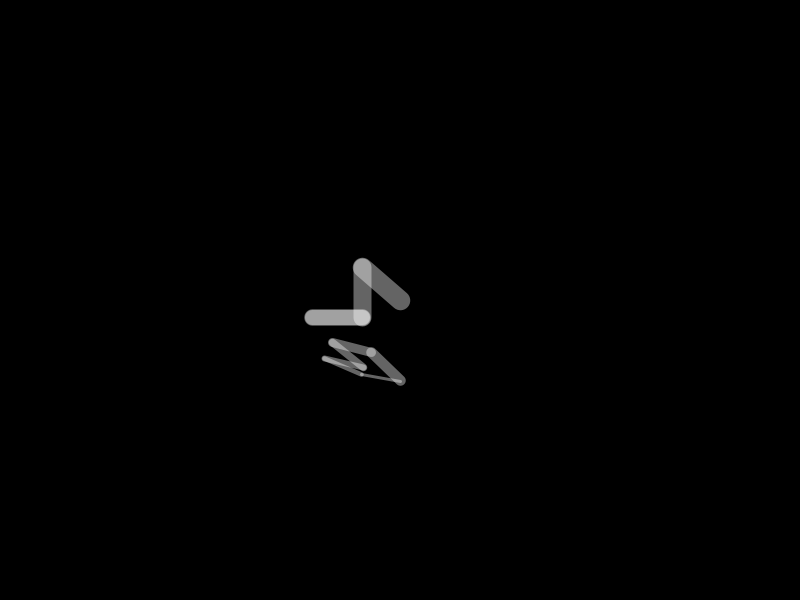
Frame 1 (no input)
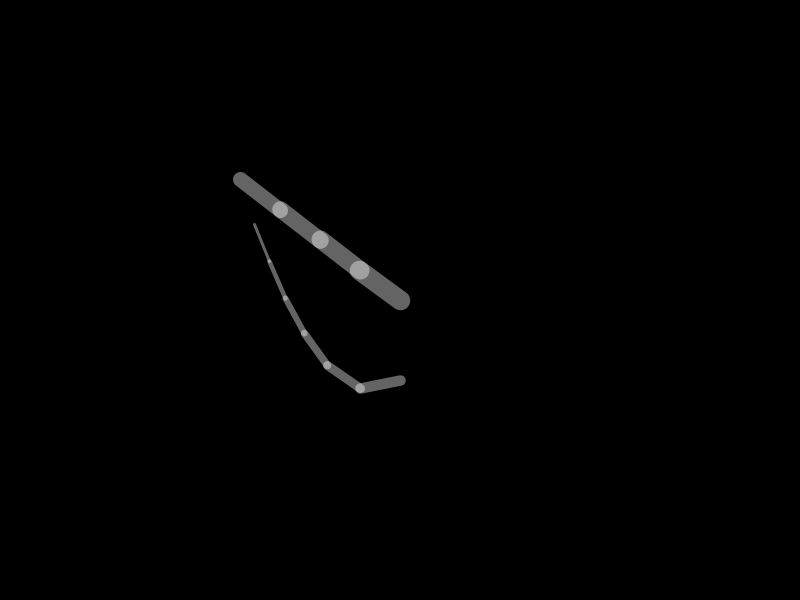
Frame 60 (the mouse pressed at the canvas centre just before this capture)
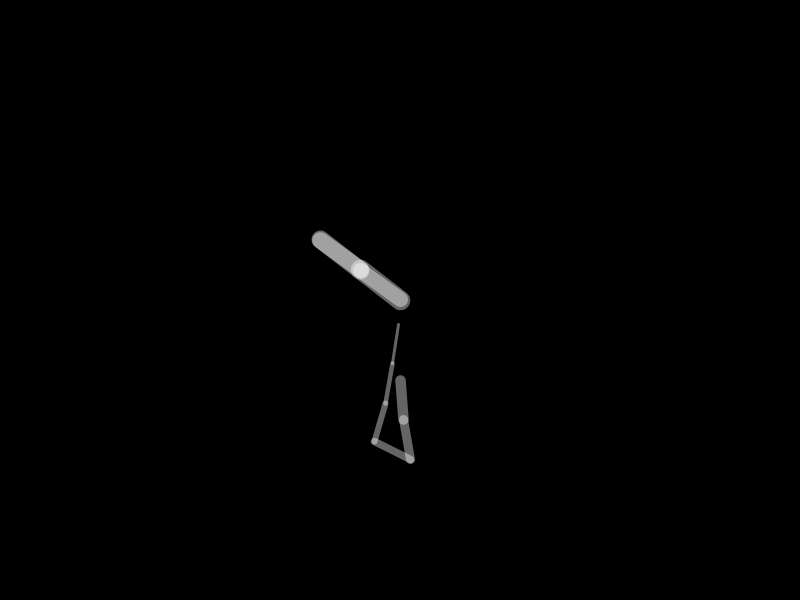
Frame 120 (the mouse held since frame 60 and released just before this capture)

The Processing sketch that drew these frames (run headless with seeded random() and noise(); from frame 60 on, the mouse is pressed at the canvas centre):

// Processing sketch: Reach_modif
// ── Reach_modif.pde
/**
 * Reach 2  
 * based on code from Keith Peters.
 * 
 * The arm follows the position of the mouse by
 * calculating the angles with atan2(). 
 */

int numSegments = 4;
int numSegments2 = 6;
float[] x = new float[numSegments];
float[] y = new float[numSegments];
float[] angle = new float[numSegments];
float segLength =50;
float targetX, targetY;
float targetX1, targetY1;

float[] x2 = new float[numSegments2];
float[] y2 = new float[numSegments2];
float[] angle2 = new float[numSegments2];
float segLength2 =40;


void setup() {
  size(800,600);
  strokeWeight(20.0);
  stroke(255, 100);
  x[x.length-1] = width/2;     // Set base x-coordinate
  y[x.length-1] = height/2;  // Set base y-coordinate
  x2[x2.length-1] = width/2;     // Set base x-coordinate
  y2[x2.length-1] = height/2+ 80;  // Set base y-coordinate
}

void draw() {
  background(0); 
  reachSegment(0, mouseX, mouseY);
  reachSegment2(0, x[0]+cos(angle[0]) * segLength, y[0]+10+sin(angle[0]) * segLength);
  
  for(int i=1; i<numSegments; i++) {
    reachSegment(i, targetX, targetY);
  }
  for(int i=1; i<numSegments2; i++) {
    reachSegment2(i, targetX1, targetY1+i*2.5);
  }
  
  for(int i=x.length-1; i>=1; i--) {
    positionSegment(i, i-1);   
  } 
  
  for(int i=x2.length-1; i>=1; i--) {
    positionSegment2(i, i-1);   
  } 
  
  for(int i=0; i<x.length; i++) {
    segment(x[i], y[i], angle[i], (i+10)*1.5, segLength);
  }
  
  for(int i=0; i<x2.length; i++) {
     segment(x2[i], y2[i], angle2[i],(i+2)*1.5, segLength2);
  }
 
}

void positionSegment(int a, int b) {
  x[b] = x[a] + cos(angle[a]) * segLength;
  y[b] = y[a] + sin(angle[a]) * segLength; 
}

void positionSegment2(int a, int b) {
  x2[b] = x2[a] + cos(angle2[a]) * segLength2;
  y2[b] = y2[a] + sin(angle2[a]) * segLength2; 
}


void reachSegment(int i, float xin, float yin) {
  float dx = xin - x[i];
  float dy = yin - y[i];
  angle[i] = atan2(dy, dx);  
  targetX = xin - cos(angle[i]) * segLength;
  targetY = yin - sin(angle[i]) * segLength;
}
void reachSegment2(int i1, float xin1, float yin1) {
  float dx1 = xin1 - x2[i1];
  float dy1 = yin1 - y2[i1];
  angle2[i1] = atan2(dy1, dx1);  
  targetX1 = xin1 - cos(angle2[i1]) * segLength2;
  targetY1 = yin1 - sin(angle2[i1]) * segLength2;
}

void segment(float x, float y, float a, float sw, float sl) {
  strokeWeight(sw);
  pushMatrix();
  translate(x, y);
  rotate(a);
  line(0, 0, sl, 0);
  popMatrix();
}
